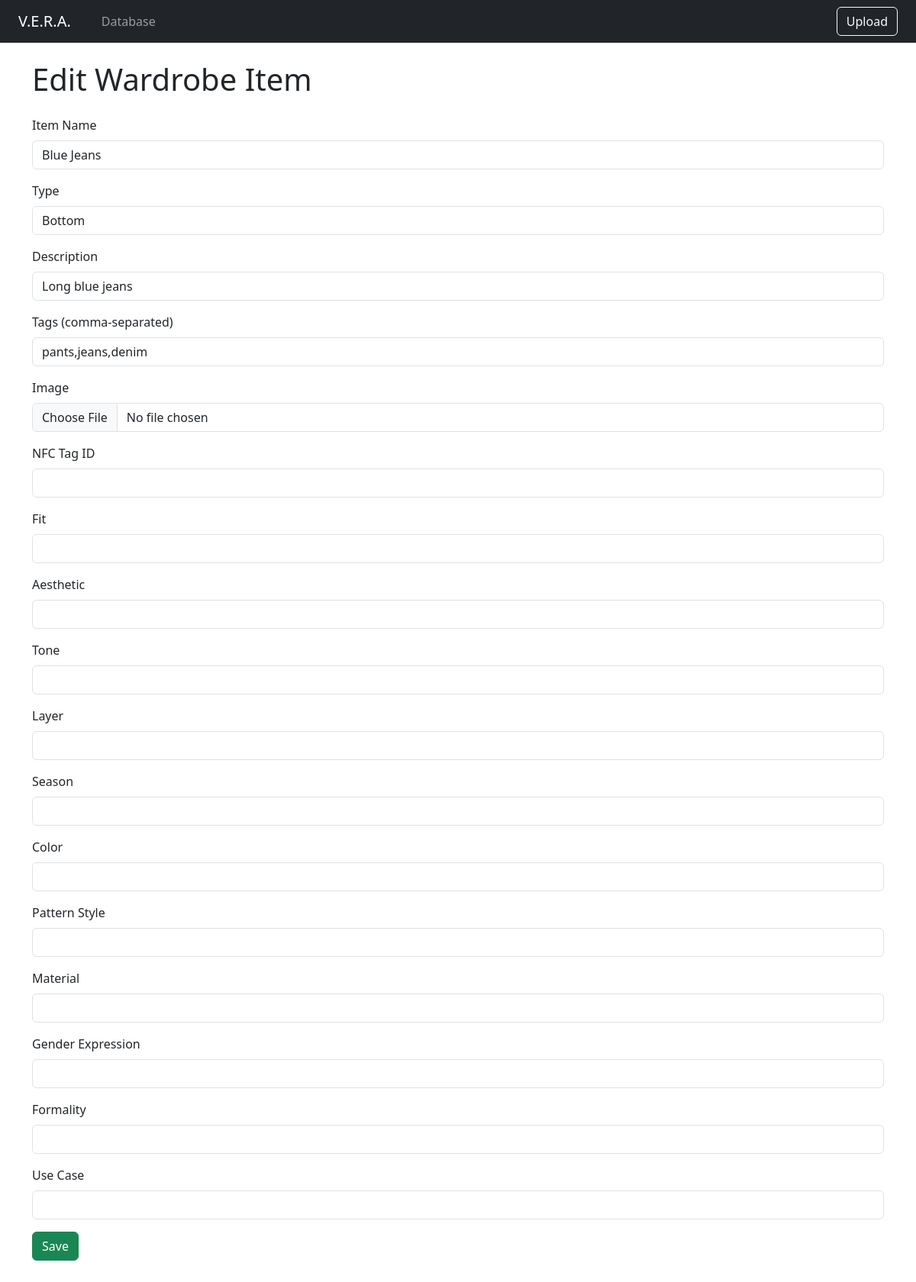
The page /edit/3 on the database its author committed.
### tables this page shows
CREATE TABLE items (
            id INTEGER PRIMARY KEY AUTOINCREMENT,
            name TEXT NOT NULL,
            item_type TEXT,
            description TEXT,
            tags TEXT,  -- comma-separated tags
            image_path TEXT,
            available BOOLEAN DEFAULT 1,
            last_used TEXT,
            nfc_tag_id TEXT
        , fit TEXT, aesthetic TEXT, tone TEXT, layer TEXT, season TEXT, color TEXT, pattern_style TEXT, material TEXT, gender_expression TEXT, formality TEXT, use_case TEXT);

### main.py (the view)
@app.route("/edit/<string:item_id>", methods=["GET", "POST"])
def edit_item(item_id):
    item = db.get_item(item_id)
    if not item:
        return redirect(url_for("browse"))
    if request.method == "POST":
        form = UploadForm()
        if form.validate_on_submit():
            tags = ",".join(tag.strip() for tag in form.tags.data.split(",") if tag.strip())
            if form.image.data:
                filename = secure_filename(form.image.data.filename)
                save_path = os.path.join(app.config['UPLOAD_FOLDER'], filename)
                form.image.data.save(save_path)
                image_url = url_for('wardrobe_file', filename=filename)
            else:
                image_url = item.image_path
            db.update_item(
                item_id=item_id,
                name=form.name.data,
                item_type=form.item_type.data,
                description=form.description.data,
                tags=tags,  # Save cleaned tags
                image_path=image_url,
                nfc_tag_id=form.nfc_tag_id.data,
                fit=form.fit.data,
                aesthetic=form.aesthetic.data,
                tone=form.tone.data,
                layer=form.layer.data,
                season=form.season.data,
                color=form.color.data,
                pattern_style=form.pattern_style.data,
                material=form.material.data,
                gender_expression=form.gender_expression.data,
                formality=form.formality.data,
                use_case=form.use_case.data
            )
            return redirect(url_for("browse"))
    else:
        form = UploadForm(obj=item)
    return render_template("upload.html", form=form, edit_mode=True)

### db/db_client.py (called while the page is built)
def get_connection():
    return sqlite3.connect(DB_NAME)

def map_item(row):
    return Item(
        item_id=row[0],
        name=row[1],
        item_type=row[2],
        description=row[3],
        tags=row[4].split(",") if row[4] else [],
        image_path=row[5],
        available=bool(row[6]),
        last_used=row[7],
        nfc_tag_id=row[8],
        fit=row[9],
        aesthetic=row[10],
        tone=row[11],
        layer=row[12],
        season=row[13],
        color=row[14],
        pattern_style=row[15],
        material=row[16],
        gender_expression=row[17],
        formality=row[18],
        use_case=row[19]
    )

def get_item(item_id: str):
    with get_connection() as conn:
        cursor = conn.cursor()
        cursor.execute("SELECT * FROM items WHERE id = ?", (item_id))
        result = cursor.fetchall()
        return map_item(result[0])

### templates/upload.html (shortened to what this page needs)
{% extends "base.html" %}
{% block content %}
<h1 class="mb-4">{{ "Edit Wardrobe Item" if edit_mode else "Upload New Wardrobe Item" }}</h1>
<form method="POST" enctype="multipart/form-data">
  {% for field in form %}
    {% if field.type != "SubmitField" and field.type != "CSRFTokenField" %}
      <div class="mb-3">
        {{ field.label(class="form-label") }}
        {{ field(class="form-control") }}
      </div>
    {% endif %}
  {% endfor %}
  <div class="mb-3">
    {{ form.submit(class="btn btn-success", value="Save" if edit_mode else "Add Item") }}
  </div>
</form>
{% endblock %}

### rows shown on the page
items: name "Blue Jeans" "Bottom" "Long blue jeans" "pants,jeans,denim"

### other values the page prints
{{ "Edit Wardrobe Item" if edit_mode else "Upload New Wardrobe Item" }} "Edit Wardrobe Item"
{{ field.label(class="form-label") }} "Item Name" "Type" "Description" "Tags (comma-separated)" "Image" "NFC Tag ID" "Fit" "Aesthetic" "Tone" "Layer" "Season" "Color" "Pattern Style" "Material" "Gender Expression" "Formality" "Use Case"
